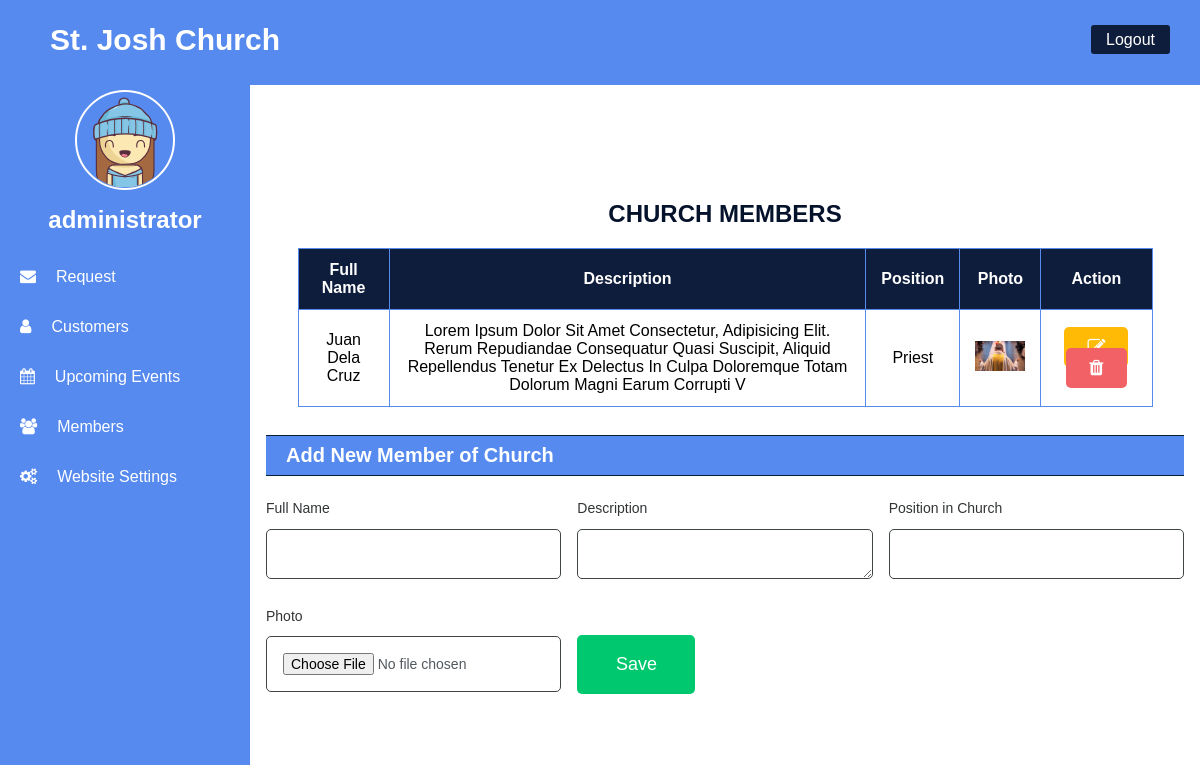
Page /admin/members.php (signed in) on the committed database.
### tables this page shows
CREATE TABLE `people` (
  `id` int(11) NOT NULL,
  `name` varchar(200) DEFAULT NULL,
  `description` varchar(200) NOT NULL,
  `position` varchar(100) DEFAULT NULL,
  `photo` varchar(200) DEFAULT NULL
);

### admin/function.php (called while the page is built, shortened)
<?php
    function check_login($con){
        if(isset($_SESSION['admin_id']))
        {
            $id = $_SESSION['admin_id'];
            $query = "select * from admin where admin_id = '$id' limit 1";
            $result = mysqli_query($con, $query);
            if($result && mysqli_num_rows($result) > 0)
            {
                $user_data = mysqli_fetch_assoc($result);
                return $user_data;
            }
        }
        die;
    }
?>

### admin/members.php (the view, shortened to what this page needs)
<?php
include('config.php');
$update = false;
$name = '';
$desc = '';
$position = '';
?>
<!DOCTYPE html>
<html lang="en">
<head>
    <link rel="stylesheet" href="./css/style.css?v=<?php echo time(); ?>">
    <link rel="stylesheet" href="https://cdnjs.cloudflare.com/ajax/libs/font-awesome/4.7.0/css/font-awesome.min.css">
</head>
<body>
    <?php include('includes/header.php') ?>
    <?php include('includes/sidebar.php') ?>
    <section class="data">
        <h2>Church Members</h2>
        <table class="table" >
            <thead>
                <th>Full Name</th>
                <th>Description</th>
                <th>Position</th>
                <th>Photo</th>
                <th>Action</th>
            </thead>
            <?php
            include ('config.php');
            $query = "select * FROM `people`";
             $result = mysqli_query($con, $query);
             while($row = $result->fetch_assoc()){
                $imageURL = 'photos/'.$row['photo'];
                 ?>
                <tbody>
                    <tr>
                        <td><?php echo $row['name'] ?></td>
                        <td><?php echo $row['description'] ?></td>
                        <td><?php echo $row['position'] ?></td>
                        <td><img src="<?php echo $imageURL ?>" alt="" height="30px" width="50px"></td>
                        <td>
                            <a href="members.php?edit=<?php echo $row['id'];?>" class="btns btn-orange" ><i class="fa fa-edit"></i></a>
                            <a href="members.php?delete=<?php echo $row['id'];?>" class="btns btn-red"><i class="fa fa-trash"></i></a>
                        </td>
                    </tr>
                </tbody>
             <?php } ?>
        </table>
        <div class="grid">
          <div class="painel">
              <div class="painel-header">
                  <h4 class="painel-title">Add New Member of Church</h4>
              </div>
              <div class="painel-body">
                <form action="#" class="inline-form" method="post" enctype="multipart/form-data">
                    <div class="group">
                        <label for="#">Full Name</label>
                        <input type="text" value="<?php echo $name ; ?>" name="name" value=""required>
                    </div>
                    <div class="group">
                        <label for="#">Description</label>
                        <textarea name="desc"  id="desc" cols="30" rows="1"><?php echo $desc ; ?></textarea>
                    </div>
                    <div class="group">
                        <label for="#">Position in Church</label>
                        <input type="text" value="<?php echo $position ; ?>" name="position" value=""required>
                    </div>
                    <div class="group">
                        <label for="#">Photo</label>
                        <input type="file" name="photo">
                    </div>
                    <div class="group">
                        <p>&nbsp;</p>
                        <?php
                        if($update == true):
                    ?>
                     <button type="submit" name="update" class="btns btn-green" style="width: 40%; height:60%;">Update</button>
                     <?php else: ?>
                      <button type="submit" name="save" class="btns btn-green" style="width: 40%;height:60%;">Save</button>
                    <?php endif; ?>
                    </div>
    </section>
</body>
</html>

### admin/includes/sidebar.php (shortened to what this page needs)
<?php
include('config.php');
include('function.php');
$user_data = check_login($con);
?>
<div class="side-menu">
    <center>
        <div class="avatar"><img src="./images/bighead.svg" alt=""></div>
        <br><br>
        <h2><?php echo $user_data['name']?></h2>
    </center>
    <br>
    <a href="request.php" ><i class="fa fa-envelope"></i><span>Request</span></a>
    <a href="customers.php" ><i class="fa fa-user"></i><span>Customers</span></a>
    <a href="upcoming-events.php" ><i class="fa fa-calendar"></i><span>Upcoming Events</span></a>
    <a href="members.php" ><i class="fa fa-users"></i><span>Members</span></a>
    <a href="settings.php" ><i class="fa fa-cogs"></i><span>Website Settings</span></a>
</div>

### admin/css/style.css (style rules this page uses)
* { margin: 0; padding: 0; box-sizing: border-box; text-decoration: none; list-style: none; }
body, input { font-family: sans-serif; }
.side-menu { position: fixed; background: #568aef; width: 250px; height: 100%; margin-top: 80px; }
.data { background: rgb(255, 255, 255); height: 50vh; margin-left: 250px; transform: translateY(50%); z-index: 1; }
.data h2 { color: #05122b; text-align: center; margin-bottom: 20px; text-transform: uppercase; }
.side-menu center .avatar { margin-top: 10px; height: 100px; width: 100px; border-radius: 50%; border: 2px solid #fff; }
.side-menu center .avatar img { width: 100%; object-fit: cover; border-radius: 50%; }
.side-menu h2 { margin-top: -20px; color: #fff; }
.side-menu a { display: block; line-height: 50px; transition: 0.5s; }
.side-menu span, i { font-size: 14pxpx; margin-left: 20px; color: #fff; }
.data .table { width: 90%; border-collapse: collapse; margin: auto; margin-bottom: 20px; z-index: 1; }
.table td, .table th { padding: 12px 15px; border: 1px solid #568aef; text-align: center; font-size: 16px; text-transform: capitalize; }
.table th { background: #0e1d3b; color: #fff; }
.painel { background: #fff; color: #53585d; border-radius: 5px; padding: 0.5rem 1rem; }
.painel-header { display: flex; justify-content: space-between; align-items: center; border-top: 1px solid #051f36; border-bottom: 1px solid #051f36; padding: 0.5rem 0; background: #568aef; }
.painel-header .painel-title { font-size: 20px; color: #fff; margin-left: 20px; }
.painel-body { margin: 1.5rem 0; font-size: 14px; overflow: auto; }
.form label, .inline-form label { font-size: 14px; font-weight: 400; color: #323436; }
.form input, .form select, .inline-form textarea, .inline-form input, .inline-form select { width: 100%; padding: 1rem 1rem; margin: 0.8rem 0; border: 1px solid #3f4446; border-radius: 5px; font-size: 14px; }
.inline-form { display: grid; grid-gap: 1rem; grid-template-columns: repeat(auto-fit, minmax(240px, 1fr)); }
.inline-form .group { display: flex; flex-direction: column; justify-content: center; }
.btns { padding: 10px 3px; height: 50%; border-radius: 5px; font-size: 18px; border: 0; cursor: pointer; }
.btns i { margin-right: 20px; }
.btn-green { background-color: #00c86f; color: #fff; }
.btn-orange { background-color: #ffba05; color: #fff; }
.btn-red { background-color: #f16165; color: #fff; }

### rows in the picture
people: name "Juan Dela Cruz", description "Lorem Ipsum Dolor Sit Amet Consectetur, Adipisicing Elit. Rerum Repudiandae Consequatur Quasi Suscipit, Aliquid Repellendus Tenetur Ex Delectus In Culpa Doloremque Totam Dolorum Magni Earum Corrupti V", position "Priest", photo (picture)

### other values in the picture
$user_data['name'] "administrator"
